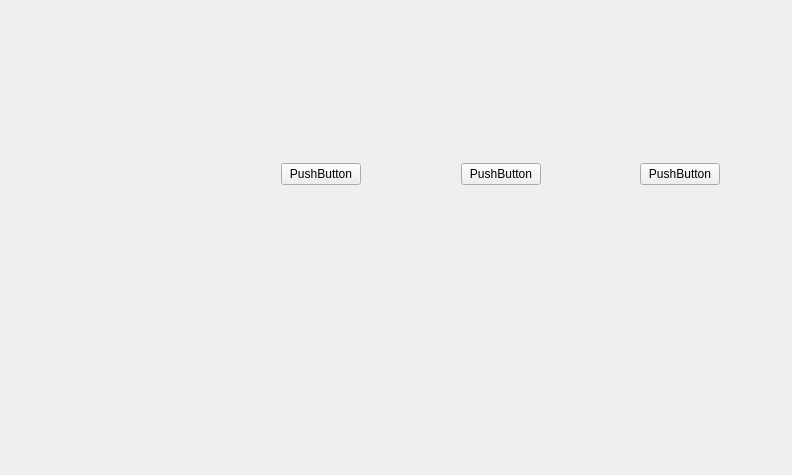
<?xml version="1.0" encoding="UTF-8"?>
<ui version="4.0">
 <class>sequence</class>
 <widget class="QWidget" name="sequence">
  <property name="geometry">
   <rect>
    <x>0</x>
    <y>0</y>
    <width>792</width>
    <height>475</height>
   </rect>
  </property>
  <property name="windowTitle">
   <string>sequence</string>
  </property>
  <widget class="QWidget" name="verticalLayoutWidget">
   <property name="geometry">
    <rect>
     <x>50</x>
     <y>40</y>
     <width>131</width>
     <height>381</height>
    </rect>
   </property>
   <layout class="QVBoxLayout" name="verticalLayout">
    <item>
     <spacer name="verticalSpacer">
      <property name="orientation">
       <enum>Qt::Vertical</enum>
      </property>
      <property name="sizeHint" stdset="0">
       <size>
        <width>20</width>
        <height>40</height>
       </size>
      </property>
     </spacer>
    </item>
   </layout>
  </widget>
  <widget class="QWidget" name="horizontalLayoutWidget">
   <property name="geometry">
    <rect>
     <x>270</x>
     <y>119</y>
     <width>461</width>
     <height>111</height>
    </rect>
   </property>
   <layout class="QHBoxLayout" name="horizontalLayout">
    <item>
     <widget class="QPushButton" name="pushButton_3">
      <property name="text">
       <string>PushButton</string>
      </property>
     </widget>
    </item>
    <item>
     <spacer name="horizontalSpacer_2">
      <property name="orientation">
       <enum>Qt::Horizontal</enum>
      </property>
      <property name="sizeHint" stdset="0">
       <size>
        <width>40</width>
        <height>20</height>
       </size>
      </property>
     </spacer>
    </item>
    <item>
     <widget class="QPushButton" name="pushButton_2">
      <property name="text">
       <string>PushButton</string>
      </property>
     </widget>
    </item>
    <item>
     <spacer name="horizontalSpacer">
      <property name="orientation">
       <enum>Qt::Horizontal</enum>
      </property>
      <property name="sizeHint" stdset="0">
       <size>
        <width>40</width>
        <height>20</height>
       </size>
      </property>
     </spacer>
    </item>
    <item>
     <widget class="QPushButton" name="pushButton">
      <property name="text">
       <string>PushButton</string>
      </property>
     </widget>
    </item>
   </layout>
  </widget>
 </widget>
 <layoutdefault spacing="6" margin="11"/>
 <resources/>
 <connections/>
</ui>
